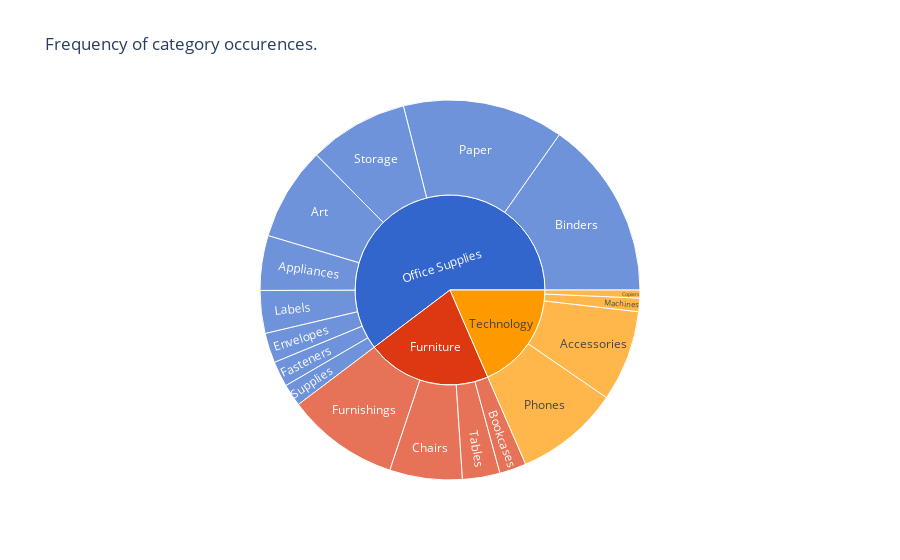

Notebook cell for this chart:
### Code cell
fig=px.sunburst(data_frame=superstore_df[['Category','Sub-Category','Row ID']].groupby(['Category','Sub-Category']).sum().reset_index(),path=['Category', 'Sub-Category'], values='Row ID', title='Frequency of category occurences.',color_discrete_sequence=px.colors.qualitative.G10)
fig.show()

### Figure 1 — Plotly figure (JSON) as saved in the notebook; plotly's stock layout.template omitted (floating-point values rounded to 4 significant figures)
{"data": [{"branchvalues": "total", "domain": {"x": [0, 1], "y": [0, 1]}, "hovertemplate": "labels=%{label}<br>Row ID=%{value}<br>parent=%{parent}<br>id=%{id}<extra></extra>", "ids": ["Technology/Accessories", "Office Supplies/Appliances", "Office Supplies/Art", "Office Supplies/Binders", "Furniture/Bookcases", "Furniture/Chairs", "Technology/Copiers", "Office Supplies/Envelopes", "Office Supplies/Fasteners", "Furniture/Furnishings", "Office Supplies/Labels", "Technology/Machines", "Office Supplies/Paper", "Technology/Phones", "Office Supplies/Storage", "Office Supplies/Supplies", "Furniture/Tables", "Furniture", "Office Supplies", "Technology"], "labels": ["Accessories", "Appliances", "Art", "Binders", "Bookcases", "Chairs", "Copiers", "Envelopes", "Fasteners", "Furnishings", "Labels", "Machines", "Paper", "Phones", "Storage", "Supplies", "Tables", "Furniture", "Office Supplies", "Technology"], "name": "", "parents": ["Technology", "Office Supplies", "Office Supplies", "Office Supplies", "Furniture", "Furniture", "Technology", "Office Supplies", "Office Supplies", "Furniture", "Office Supplies", "Technology", "Office Supplies", "Technology", "Office Supplies", "Office Supplies", "Furniture", "", "", ""], "type": "sunburst", "values": [775, 466, 796, 1523, 228, 617, 68, 254, 217, 957, 364, 115, 1370, 889, 846, 190, 319, 2121, 6026, 1847]}], "layout": {"legend": {"tracegroupgap": 0}, "sunburstcolorway": ["#3366CC", "#DC3912", "#FF9900", "#109618", "#990099", "#0099C6", "#DD4477", "#66AA00", "#B82E2E", "#316395"], "title": {"text": "Frequency of category occurences."}}}
